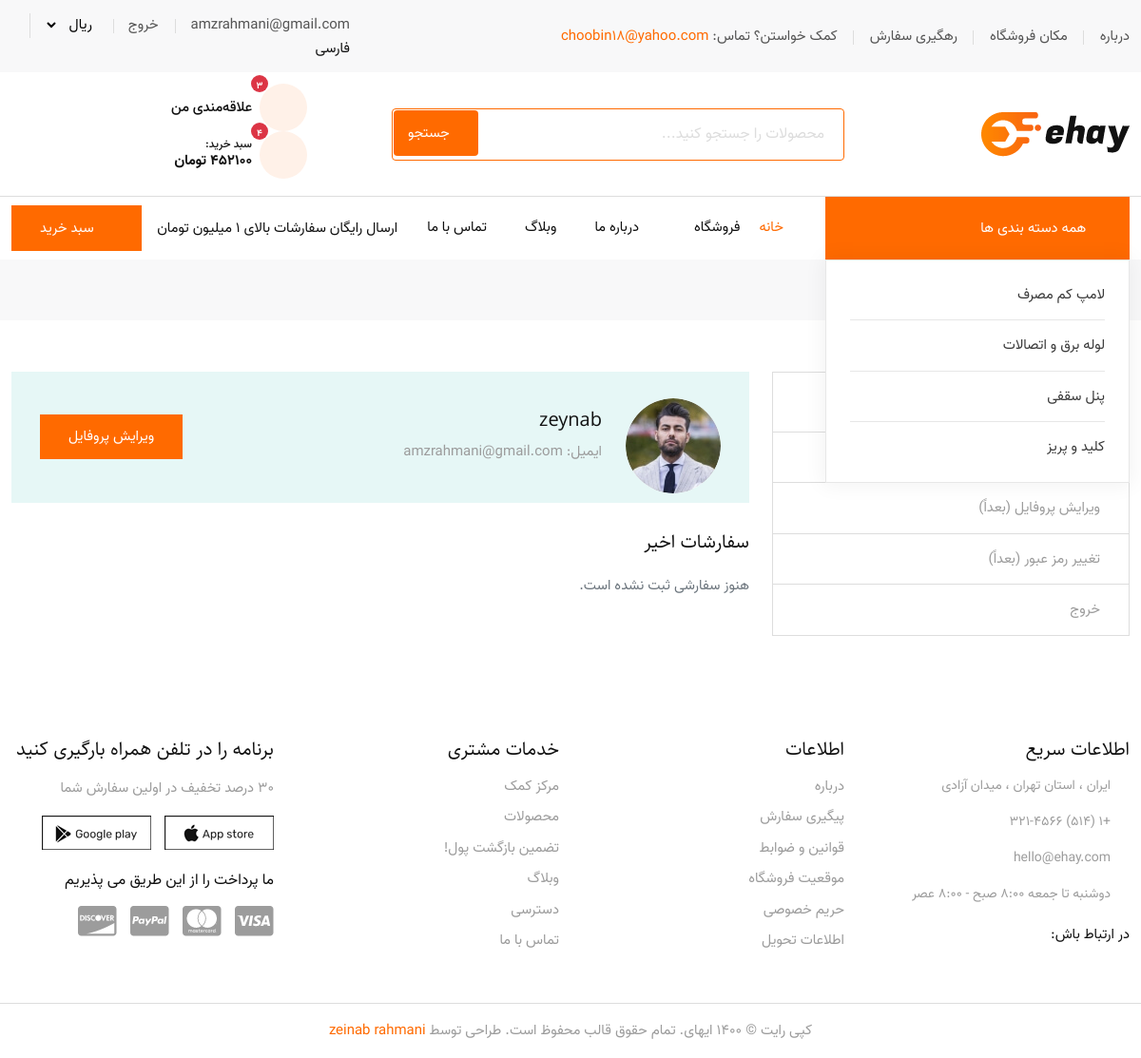
The page /accounts/dashboard/ (signed in) on the database its author committed.
### accounts_module/models.py (models this page shows, shortened)
class User(AbstractUser):
    avatar = models.CharField(max_length=20, verbose_name='تصویر آواتار',null=True,blank=True)
    email_active_code = models.CharField(max_length=100, verbose_name='کد فعالسازی ایمیل ', editable=False)
    class Meta:
        verbose_name = 'کاربر'
        verbose_name_plural = 'کاربران'

### product_module/models.py (models this page shows, shortened)
class Category(models.Model):
    title = models.CharField(max_length=255, verbose_name='عنوان')
    image = models.ImageField(upload_to='categories/')
    is_active = models.BooleanField(default=True)
    class Meta:
        verbose_name = 'دسته بندی'
        verbose_name_plural = 'دسته بندی ها'

### accounts_module/views.py (the view)
# urls.py: path("dashboard/", views.UserDashboardView.as_view(), name="dashboard_page"),
class UserDashboardView(LoginRequiredMixin,TemplateView):
    template_name = 'my_accounts/dashboard.html'

### cart_module/context_processors.py (called while the page is built)
def cart_context(request):
    cart_items = []
    cart_total = 0
    cart_count = 0
    if request.user.is_authenticated:
        cart, created = Cart.objects.get_or_create(user=request.user)
        cart_items = cart.items.select_related('product').all()
        cart_total = sum(item.total_price() for item in cart_items)
        cart_count = sum(item.quantity for item in cart_items)
    else:
        cart_items = []
        cart_total = 0
        cart_count = 0
    return {
        'cart_items': cart_items,
        'cart_total': cart_total,
        'cart_count': cart_count,
    }

### cart_module/models.py (called while the page is built)
    def total_price(self):
        return self.product.price * self.quantity

### product_module/context_processors.py (called while the page is built)
def global_context(request):
    return {
        "categories": Category.objects.filter(is_active=True).order_by('title')
    }

### product_module/models.py (called while the page is built)
    def get_absolute_url(self):
        return reverse('product:product-detail', args=[self.slug])

### wishlist/contex_processors.py (called while the page is built)
def wishlist_context(request):
    wishlist_count = 0
    if request.user.is_authenticated:
        try:
            wishlist = Wishlist.objects.get(user=request.user)
            wishlist_count = wishlist.items.count()
        except Wishlist.DoesNotExist:
            wishlist_count = 0
    else:
        wishlist = request.session.get('wishlist_page', [])
        wishlist_count = len(wishlist)
    return {'wishlist_count': wishlist_count}

### accounts_module/templates/my_accounts/dashboard.html (shortened to what this page needs)
{% extends 'shared/_layout.html' %}
{% load static %}
{% block content %}
    <div class="page-title-area">
        <div class="container">
            <div class="page-title-content">
                <ul>
                    <li>
                        <a href="{% url 'home_page' %}">
                        </a>
                    </li>
                    <li class="active">داشبورد</li>
                </ul>
            </div>
        </div>
    </div>
    <section class="dashboard-area ptb-54">
        <div class="container">
            <div class="row">
                <div class="col-lg-4">
                    <ul class="dashboard-navigation">
                        <li>
                            <h3>پنل کاربری</h3>
                        </li>
                        <li>
                            <a href="{% url 'dashboard_page' %}" class="active">
                            </a>
                        </li>
                        <li>
                            <a href="#">
                                ویرایش پروفایل (بعداً)
                            </a>
                        </li>
                        <li>
                            <a href="#">
                                تغییر رمز عبور (بعداً)
                            </a>
                        </li>
                        <li>
                            <a href="{% url 'logout_page' %}">
                                خروج
                            </a>
                        </li>
                    </ul>
                </div>
                <div class="col-lg-8">
                    <div class="profile-bar">
                        <div class="row align-items-center">
                            <div class="col-lg-6 col-md-6">
                                <div class="profile-info">
                                    <img src="{% static 'images/profile-img.jpg' %}"
                                         alt="Profile">
                                    <h3>
                                        {{ request.user.username }}
                                    </h3>
                                    <p>
                                        ایمیل: {{ request.user.email }}
                                    </p>
                                </div>
                            </div>
                            <div class="col-lg-6 col-md-6">
                                <div class="edit-profiles">
                                    <a href="#" class="default-btn">
                                        ویرایش پروفایل
                                    </a>
                                </div>
                            </div>
                        </div>
                    </div>
                    <div class="cart-area recent-order mt-4">
                        <h3>سفارشات اخیر</h3>
                        <p class="text-muted">
                            هنوز سفارشی ثبت نشده است.
                        </p>
                    </div>
                </div>
            </div>
        </div>
    </section>
{% endblock %}

### templates/shared/site_header_component.html (shortened to what this page needs)
{% load static %}
<header class="header-area">
    <div class="top-header">
        <div class="container">
            <div class="row align-items-center">
                <div class="col-lg-8">
                    <ul class="header-left-content">
                        <li><a href="{% url 'about_us' %}">درباره</a></li>
                        <li><a href="#">مکان فروشگاه</a></li>
                        <li><a href="{% url 'orders:order_tracking' %}">رهگیری سفارش</a></li>
                        <li>کمک خواستن؟ تماس: <a href="#"><span>choobin18@yahoo.com</span></a></li>
                    </ul>
                </div>
                <div class="col-lg-4">
                    <div class="header-right-content">
                        <ul>
                            {% if request.user.is_authenticated %}
                                <li>
                                    <a href="{% url 'dashboard_page' %}">{{ request.user.get_full_name|default:request.user.email }}</a>
                                </li>
                                <li><a href="{% url 'logout_page' %}">خروج</a></li>
                            {% else %}
                                <li><a href="{% url 'login_page' %}">ورود</a></li>
                                <li><a href="{% url 'register_page' %}">ثبت نام</a></li>
                            {% endif %}
                            <li>
                                <div class="usd">
                                    <select>
                                        <option value="1">ریال</option>
                                    </select>
                                </div>
                            </li>
                            <li>
                                <div class="navbar-option-item navbar-option-language dropdown language-option">
                                    <button class="dropdown-toggle" type="button" id="language2"
                                            data-bs-toggle="dropdown" aria-haspopup="true" aria-expanded="false">
                                        <span class="lang-name">فارسی</span>
                                    </button>
                                </div>
                            </li>
                        </ul>
                    </div>
                </div>
            </div>
        </div>
    </div>
    <div class="middle-header">
        <div class="container">
            <div class="row align-items-center">
                <div class="col-lg-3">
                    <div class="logo">
                        <a href="{% url 'home_page' %}">
                            <img src="{% static 'images/logo.png' %}" alt="Image">
                        </a>
                    </div>
                </div>
                <div class="col-lg-5">
                    <form class="search-box" action="{% url 'product:product_search' %}" method="get">
                        <input type="text" name="q" placeholder="محصولات را جستجو کنید..." class="form-control">
                        <button type="submit" class="search-btn">
                            <i class="ri-search-line"></i> جستجو
                        </button>
                    </form>
                </div>
                <div class="col-lg-4">
                    <ul class="wish-cart">
                        <li>
                            <a href="{% url 'wishlist_page:wishlist' %}" class="d-flex align-items-center">
            <span class="wish-icon position-relative">
                <i class="ri-heart-line"></i>
                {% if wishlist_count > 0 %}
                    <span class="count position-absolute top-0 start-100 translate-middle badge rounded-pill bg-danger"
                          style="font-size: 10px; padding: 2px 5px;">
                    {{ wishlist_count }}
                </span>
                {% endif %}
            </span>
                                <span class="ms-2">علاقه‌مندی من</span>
                            </a>
                        </li>
                        <li>
        <span class="cart d-flex align-items-center" data-bs-toggle="modal" data-bs-target="#exampleModal-cart">
            <span class="wish-icon position-relative">
                <i class="ri-shopping-cart-line"></i>
                {% if cart_count > 0 %}
                    <span class="count position-absolute top-0 start-100 translate-middle badge rounded-pill bg-danger"
                          style="font-size: 10px; padding: 2px 5px;">
                    {{ cart_count }}
                </span>
                {% endif %}
            </span>
            <span class="ms-2">
                <small class="d-block" style="font-size: 12px; line-height: 1;">سبد خرید:</small>
                <strong>{{ cart_total|default:"0" }} تومان</strong>
            </span>
        </span>
                        </li>
                    </ul>
                </div>
            </div>
        </div>
    </div>
    <div class="navbar-area only-home-one-sticky">
        <div class="desktop-nav">
            <div class="container">
                <nav class="navbar navbar-expand-md navbar-light">
                    <div class="navbar-category">
                        <button type="button">
                            <i class="ri-menu-line"></i> همه دسته بندی ها
                            <i class="arrow-down ri-arrow-down-s-line"></i>
                        </button>
                        <div class="navbar-category-dropdown">
                            <ul>
                                {% for category in categories %}
                                    <li>
                                        <a href="{% url 'product:category-products' pk=category.id %}">{{ category.title }}</a>
                                    </li>
                                {% empty %}
                                    <li>دسته‌ای موجود نیست</li>
                                {% endfor %}
                            </ul>
                        </div>
                    </div>
                    <div class="collapse navbar-collapse mean-menu">
                        <ul class="navbar-nav">
                            <li class="nav-item"><a href="{% url 'home_page' %}" class="nav-link active">خانه</a></li>
                            <li class="nav-item mega-menu">
                                <a href="#" class="nav-link">فروشگاه <i class="ri-arrow-down-s-line"></i></a>
                            </li>
                            <li class="nav-item"><a href="{% url 'about_us' %}" class="nav-link">درباره ما</a></li>
                            <li class="nav-item"><a href="{% url 'blog:blog-list' %}" class="nav-link">وبلاگ</a></li>
                            <li class="nav-item"><a href="{% url 'contact_us' %}" class="nav-link">تماس با ما</a></li>
                        </ul>
                        <div class="others-options ms-auto">
                            <span>ارسال رایگان سفارشات بالای ۱ میلیون تومان</span>
                        </div>
                        <div class="cart-btn ms-3">
                            <button type="button" class="default-btn" data-bs-toggle="modal"
                                    data-bs-target="#exampleModal-cart">
                                <i class="ri-shopping-cart-line"></i> سبد خرید
                            </button>
                        </div>
                    </div>
                </nav>
            </div>
        </div>
    </div>
</header>

### static/css/responsive.css (style rules this page uses)
@media only screen and (min-width:1200px) and (max-width:1399px) { .container { max-width:1320px } }

### static/css/rtl.css (style rules this page uses)
.middle-header .search-box .search-btn { right:auto; left:2px }
.desktop-nav .navbar .navbar-nav { margin-left:auto; margin-right:24px }
.desktop-nav .navbar .navbar-nav .nav-item:last-child a { margin-left:0; margin-right:20px }
.page-title-area .page-title-content ul { padding-right:0 }
.page-title-area .page-title-content ul li { padding-right:0; margin-left:0; padding-left:15px; margin-right:15px }
.page-title-area .page-title-content ul li::before { right:auto; left:-3px }
ul { padding:0 }
.profile-bar .edit-profiles { float:left }
.profile-bar .profile-info { padding-left:0; padding-right:125px }
.profile-bar .profile-info img { left:auto; right:0 }

### rows shown on the page
User: user.get_full_name "amzrahmani@gmail.com", user.username "zeynab", user.email "amzrahmani@gmail.com"
Category: title "لامپ کم مصرف"
Category: title "لوله برق و اتصالات"
Category: title "پنل سقفی"
Category: title "کلید و پریز"

### other values the page prints
{{ wishlist_count }} "3"
{{ cart_count }} "4"
